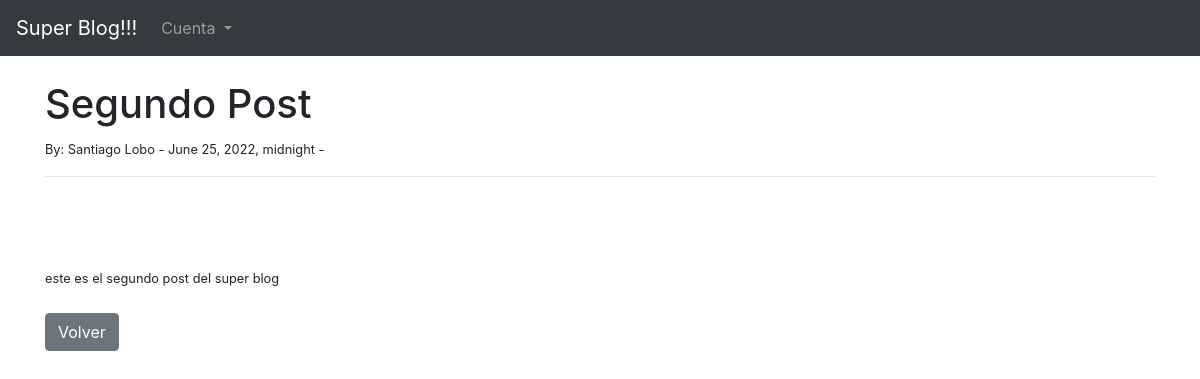
The app's page /article/2 with its own data.
### theblog/models.py (models this page shows, shortened)
class Post(models.Model):
    title = models.CharField(max_length=255)
    header_image = models.ImageField(null = True,blank=True,upload_to = 'images/')
    title_tag = models.CharField(max_length=255,)
    author =models.ForeignKey(User, on_delete=models.CASCADE)
    body = models.TextField()
    post_date = models.DateTimeField(auto_now_add=True)

### theblog/views.py (the view)
# urls.py: path("article/<int:pk>",ArticleDetailView.as_view(), name ="article-detail"),
class ArticleDetailView(DetailView):
    model = Post
    template_name = "article_details.html"

### theblog/template/article_details.html (shortened to what this page needs)
{% extends 'base.html' %}
{% block content %}
<h1>{{post.title}}</h1>
<small>By:
    {{post.author.first_name}}
    {{post.author.last_name}} -
    {{post.post_date}} -
<hr>
<br/>
<br/><br/>
{{post.body}}
<br/><br/>
<a href="{% url 'home' %}" class = "btn btn-secondary">Volver</a>
{% endblock %}

### records on screen
Post: title "Segundo Post", author.first_name "Santiago", author.last_name "Lobo", post_date "June 25, 2022, midnight", body "este es el segundo post del super blog"
